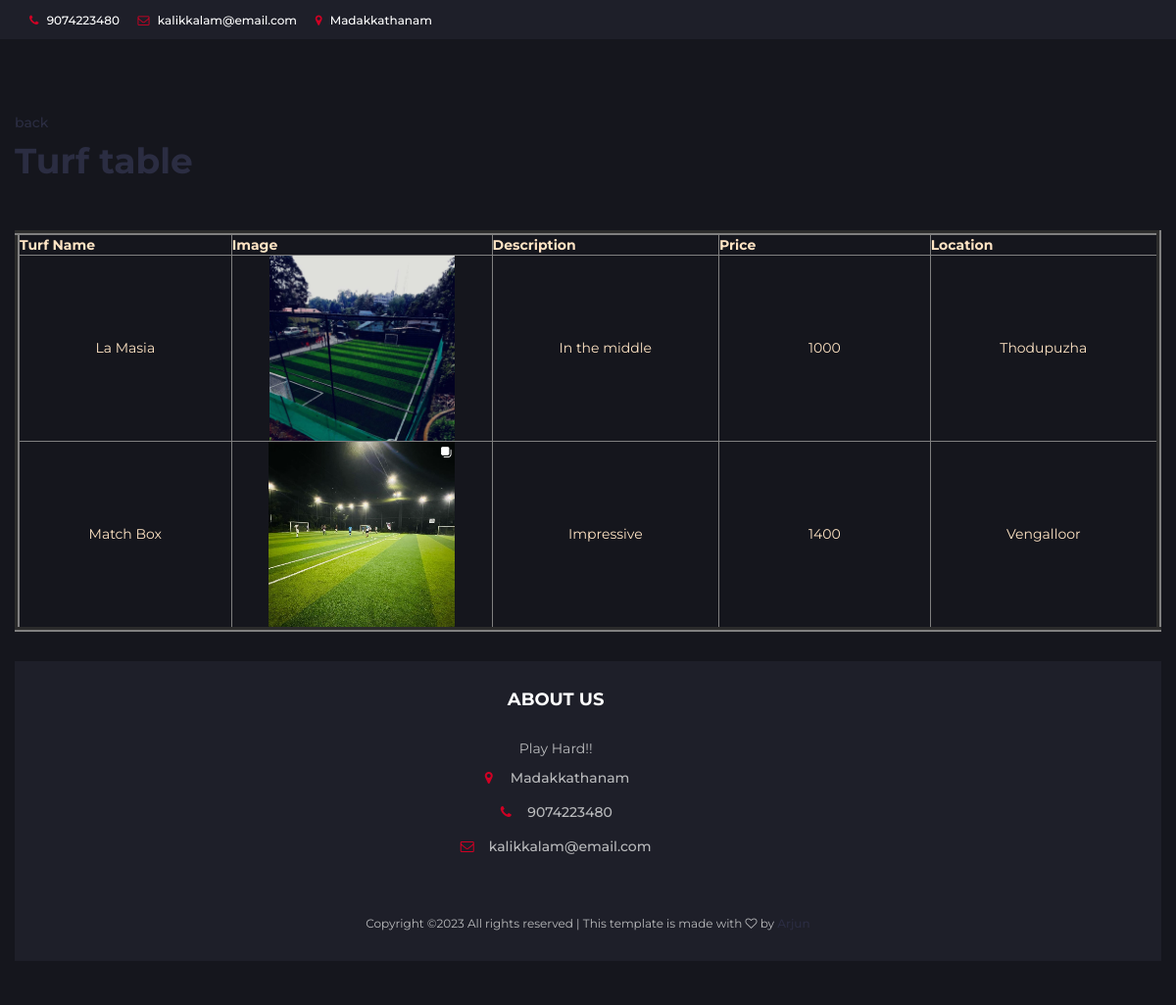
The app's page /turftable, older data.
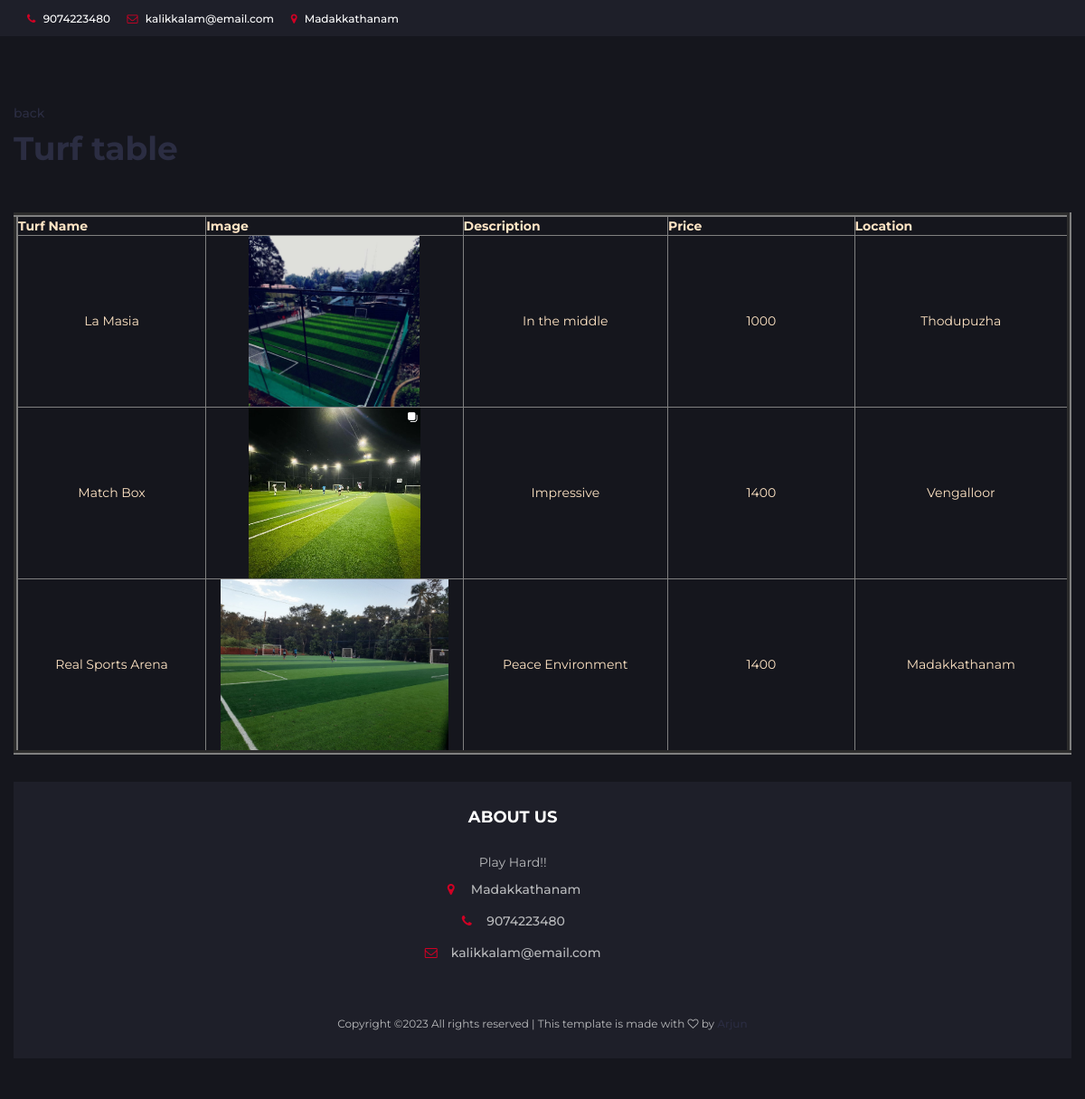
The same page, newer data.
### userapp/models.py (models this page shows)
class Turf(models.Model):
    name=models.CharField(max_length=20)
    image=models.ImageField(upload_to='image',default='null.jpg')
    description=models.CharField(max_length=20)
    price=models.IntegerField(default=0)
    locationid=models.ForeignKey(Location,on_delete=models.CASCADE)
    managerid=models.ForeignKey(Managerdata,on_delete=models.CASCADE,null=True)
    status=models.IntegerField(default=0)

class Location(models.Model):
    name=models.CharField(max_length=20)
    image=models.ImageField(upload_to='image',default='null.jpg')

### userapp/views.py (the view)
# urls.py: path('turftable',views.turftable,name='turftable'),
def turftable(request):
    data=Turf.objects.all()
    return render(request,'turftable.html',{'data':data})

### userapp/templates/turftable.html
{% extends 'addlocation.html' %}
{% block contents %}
<br>
<a href="{% url 'userhome' %}"><p>back</p></a>
<h1>Turf table</h1>
<br><br>
<table border="5" style="color: bisque;" align="center"><tr>
    <th style="width: 8cm;">Turf Name</th>
    <th style="width: 8cm;">Image</th>
    <th style="width: 8cm;">Description</th>
    <th style="width: 8cm;">Price</th>
    <th style="width: 8cm;">Location</th>
</tr>
{% for i in data %}
    <tr style="text-align: center;">
        <td>{{i.name}}</td>
        <td><img src="{{i.image.url}}" alt="" style="height: 5cm;"></td>
        <td>{{i.description}}</td>
        <td>{{i.price}}</td>
        <td>{{i.locationid.name}}</td>
    </tr>
    {% endfor %}
</table>
{% endblock %}

### userapp/templates/addlocation.html (shortened to what this page needs)
{% load static %}
<!DOCTYPE html>
<html lang="en">
	<head>
		<link type="text/css" rel="stylesheet" href="{% static 'css/bootstrap.min.css' %}"/>
		<link type="text/css" rel="stylesheet" href="{% static 'css/slick.css' %}"/>
		<link type="text/css" rel="stylesheet" href="{% static 'css/slick-theme.css' %}"/>
		<link type="text/css" rel="stylesheet" href="{% static 'css/nouislider.min.css' %}"/>
		<link rel="stylesheet" href="{% static 'css/font-awesome.min.css' %}">
		<link type="text/css" rel="stylesheet" href="{% static 'css/style.css' %}"/>
    </head>
	<body>
		<header>
			<div id="top-header">
				<div class="container">
					<ul class="header-links pull-left">
						<li><a href="#"><i class="fa fa-phone"></i> 9074223480</a></li>
						<li><a href="#"><i class="fa fa-envelope-o"></i> kalikkalam@email.com</a></li>
						<li><a href="#"><i class="fa fa-map-marker"></i> Madakkathanam</a></li>
					</ul>
				</div>
			</div>
			<div id="header">
				<div class="container">
					<div class="row">
						<div class="col-md-3">
						</div><br><br>
						{% block contents %}{% endblock %}
		<footer id="footer">
			<div class="section">
				<div class="container" style="text-align: center;">
					<div class="row">
						<div class="col-md-9 col-xs-6">
							<div class="footer" style="margin-left: 6cm;">
								<h3 class="footer-title">About Us</h3>
								<p>Play Hard!!</p>
								<ul class="footer-links">
									<li><a href="#"><i class="fa fa-map-marker"></i>Madakkathanam</a></li>
									<li><a href="#"><i class="fa fa-phone"></i>9074223480</a></li>
									<li><a href="#"><i class="fa fa-envelope-o"></i>kalikkalam@email.com</a></li>
								</ul>
							</div>
						</div>
			<div id="bottom-footer" class="section">
				<div class="container">
					<div class="row">
						<div class="col-md-12 text-center">
							<span class="copyright">
								Copyright &copy;<script>document.write(new Date().getFullYear());</script> All rights reserved | This template is made with <i class="fa fa-heart-o" aria-hidden="true"></i> by <a href="https://colorlib.com" target="_blank">Arjun</a>
							</span>
						</div>
					</div>
		</footer>
	</body>
</html>

### userapp/static/css/style.css (style rules this page uses)
body { font-family: 'Montserrat', sans-serif; font-weight: 400; color: #333; }
h1, h2, h3, h4, h5, h6 { color: #2B2D42; font-weight: 700; margin: 0 0 10px; }
a { color: #2B2D42; font-weight: 500; -webkit-transition: 0.2s color; transition: 0.2s color; }
ul, ol { margin: 0; padding: 0; list-style: none }
.section { padding-top: 30px; padding-bottom: 30px; }
#top-header { padding-top: 10px; padding-bottom: 10px; background-color: #1E1F29; }
.header-links li { display: inline-block; margin-right: 15px; font-size: 12px; }
.header-links li:last-child { margin-right: 0px; }
.header-links li a { color: #FFF; }
.header-links li i { color: #D10024; margin-right: 5px; }
#header { padding-top: 15px; padding-bottom: 15px; background-color: #15161D; }
#footer { background: #15161D; color: #B9BABC; }
#bottom-footer { background: #1E1F29; }
.footer { margin: 30px 0px; }
.footer .footer-title { color: #FFF; text-transform: uppercase; font-size: 18px; margin: 0px 0px 30px; }
.footer-links li+li { margin-top: 15px; }
.footer-links li a { color: #B9BABC; }
.footer-links li i { margin-right: 15px; color: #D10024; width: 14px; text-align: center; }
.copyright { margin-top: 30px; display: block; font-size: 12px; }

Row changes from the older to the newer data that the page shows:
added Turf: name "Real Sports Arena", image (picture), description "Peace Environment", price "1400", locationid.name "Madakkathanam"
